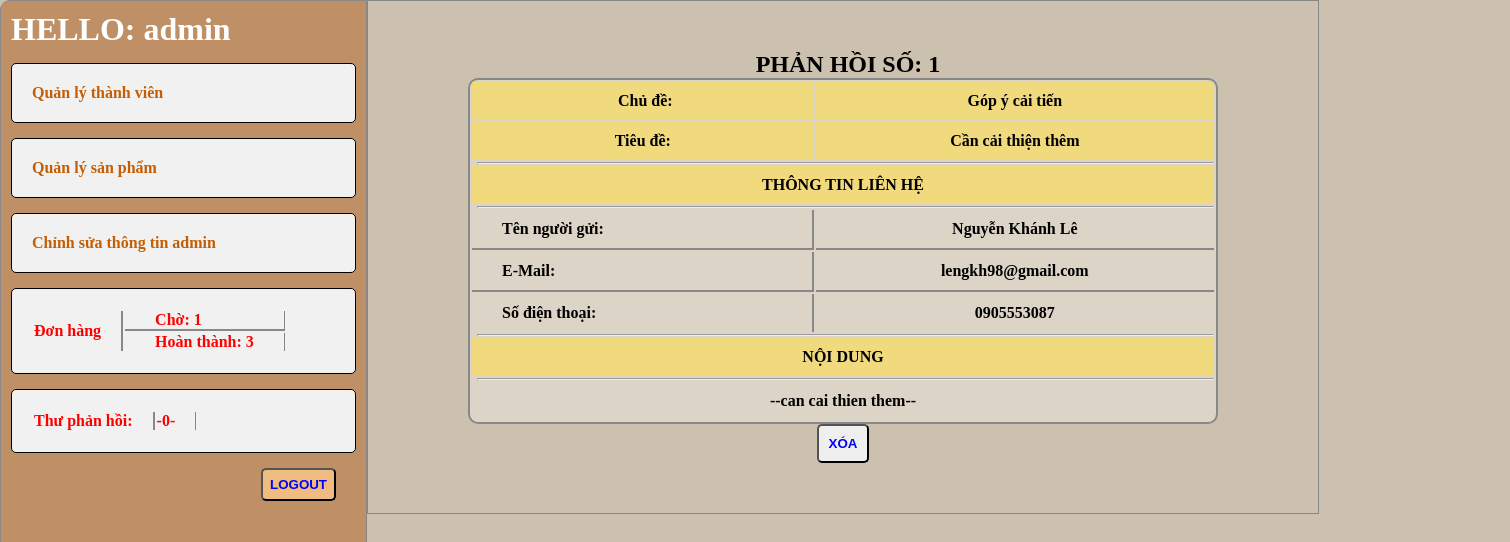
Page /see-report.php?letter=1 (signed in) on the committed database.
### tables this page shows
CREATE TABLE `detail_report` (
  `id` int(225) NOT NULL AUTO_INCREMENT,
  `title` varchar(225) NOT NULL,
  `name` varchar(225) NOT NULL,
  `detail` text NOT NULL,
  `email` varchar(225) NOT NULL,
  `phone` varchar(20) DEFAULT NULL,
  `id_chude` int(225) NOT NULL,
  `status` int(2) NOT NULL DEFAULT '0',
  PRIMARY KEY (`id`),
  KEY `title_report` (`id_chude`),
  CONSTRAINT `title_report` FOREIGN KEY (`id_chude`) REFERENCES `loai_chude` (`id`) ON DELETE CASCADE ON UPDATE CASCADE
);

CREATE TABLE `loai_chude` (
  `id` int(225) NOT NULL AUTO_INCREMENT,
  `chude` varchar(225) NOT NULL,
  PRIMARY KEY (`id`)
);

### see-report.php (the view, shortened to what this page needs)
<!DOCTYPE html>
<html>
	<?php include_once('head.php');?>
	<body id="admin">
		<div class="admin">
			<?php include_once('left-admin.php');?>
			<div class="right-admin">
				<?php
					$user=$_SESSION['user'];
					if($user!='admin'){
						echo '<script language="javascript">alert("Bạn không đủ quyền để truy cập");';
						echo 'location.href="home.php";</script>';
					}else{
						include_once('conn.php');
						$id = $_GET['letter'];
						$sql = 'select * from detail_report,loai_chude where loai_chude.id=detail_report.id_chude and detail_report.id = "'.$id.'" ';
						$kq = mysqli_query($con,$sql);
						if (mysqli_num_rows($kq)>0) {
							while ($row = mysqli_fetch_assoc($kq)) {
								$name = $row['name'];
								$title = $row['title'];
								$chude = $row['chude'];
								$email = $row['email'];
								$phone = $row['phone'];
								$detail = $row['detail'];
				?>
					<h2>PHẢN HỒI SỐ: <?php echo $id;?></h2>
					<table class="listtv" style="border:#888 2px solid;border-radius: 10px;">
						<tr>
							<th style="background: #f1d97e;">
								Chủ đề:
							</th>
							<td style="background: #f1d97e;">
								<?php echo $chude;?>
							</td>
						</tr>
						<tr>
							<td style="background: #f1d97e;">
								Tiêu đề:
							</td>
							<td style="background: #f1d97e;">
								<?php echo $title;?>
							</td>
						</tr>
						<tr>
							<th colspan="2"><hr></th>
						</tr>
						<tr>
							<th colspan="2" style="background: #f1d97e;padding: 10px">
								THÔNG TIN LIÊN HỆ
							</th>
						</tr>
						<tr>
							<th colspan="2"><hr></th>
						</tr>
						<tr>
							<td style="text-align: left; padding-left: 30px; border-right:#888 2px solid;border-bottom: #888 2px solid">
								Tên người gửi:
							</td>
							<td style="border-bottom: #888 2px solid">
								<?php echo $name;?>
							</td>
						</tr>
						<tr>
							<td style="text-align: left; padding-left: 30px; border-right:#888 2px solid;border-bottom: #888 2px solid">
								E-Mail:
							</td>
							<td style="border-bottom: #888 2px solid">
								<?php echo $email;?>
							</td>
						</tr>
						<tr>
							<td style="text-align: left; padding-left: 30px; border-right:#888 2px solid">
								Số điện thoại:
							</td>
							<td>
								<?php echo $phone;?>
							</td>
						</tr>
						<tr>
							<th colspan="2"><hr></th>
						</tr>
						<tr>
							<th colspan="2" style="background: #f1d97e;padding: 10px">
								NỘI DUNG
							</th>
						</tr>
						<tr>
							<th colspan="2"><hr></th>
						</tr>
						<tr>
							<td colspan="2">
								<?php echo $detail;?>
							</td>
						</tr>
					</table>
					<p >
						<a href="del-report.php?letter=<?php echo $id;?>">
							<input type="button" name="del" value="XÓA" style="border:; padding: 10px; border-radius: 5px; color: blue; font-weight: bold;"/>
						</a>
					</p>
				<?php
							}
						}
					}
				?>
			</div>
		</div>
	</body>
</html>

### styles/style.css (style rules this page uses)
* { padding:0;margin:0; }
a { text-decoration:none; color:red; }
tr td { color:red; }
tr th { color:red; }
h2 { color:black; padding-left:10px; }
body { background:#2d271b; }
.listtv { background:#dcd4c6;padding:0px;width:100%; }
.listtv tr td, .listtv tr td a { padding:10px; color:black; text-align:center; }
.listtv tr th { color:black; padding-left: 5px; }
.admin { width: 100%; margin: auto; background: #d68915; }
.right-admin { width:50%; text-align: center; border: #888 1px solid; font-weight: bold; float: left; padding: 50px 100px; }
#admin { width: 1500px; background: #ccc0ae; }

### rows in the picture
detail_report: id_chude.chude "Góp ý cải tiến", title "Cần cải thiện thêm", name "Nguyễn Khánh Lê", email "lengkh98@gmail.com", phone "0905553087", detail "--can cai thien them--"

### other values in the picture
$user "admin"
$count_order_wait "1"
$count_order_finish "3"
$count_mail "0"
